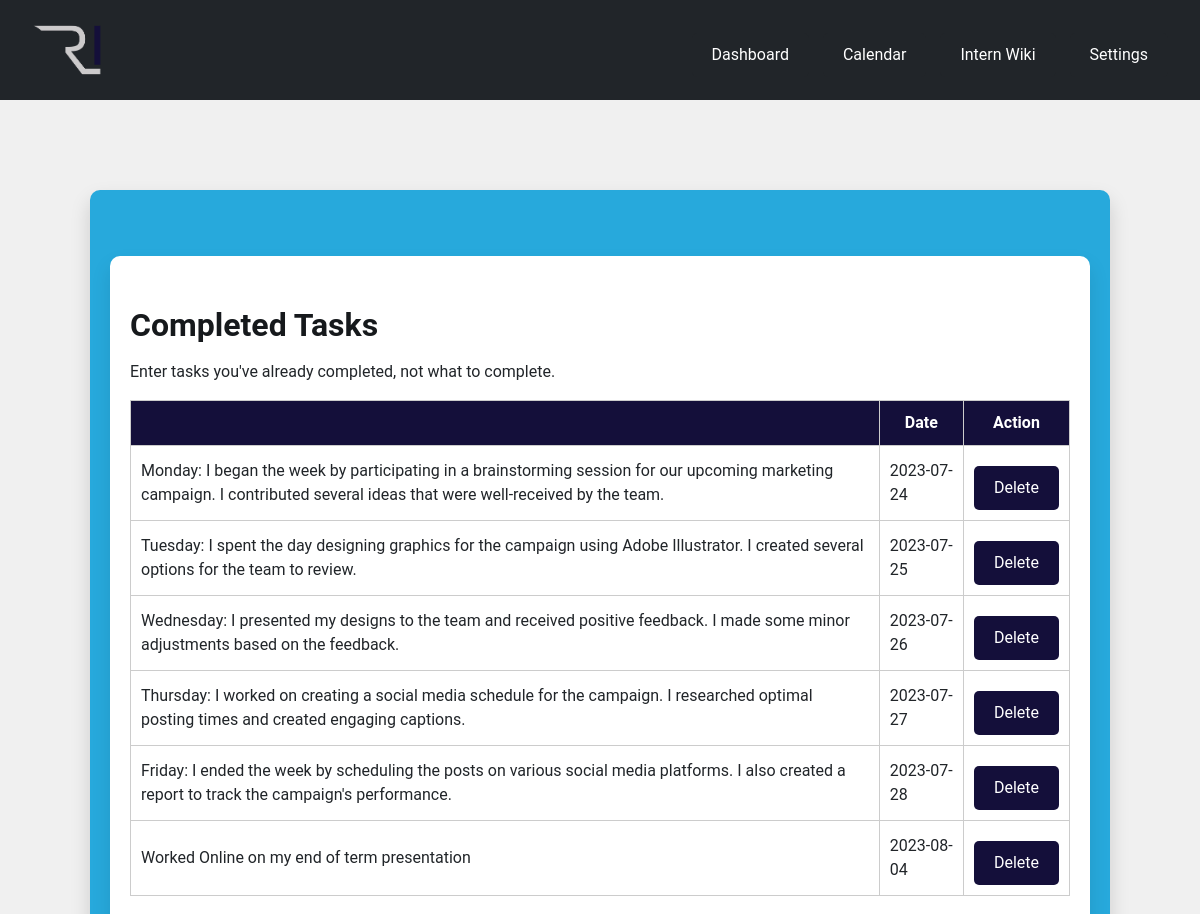
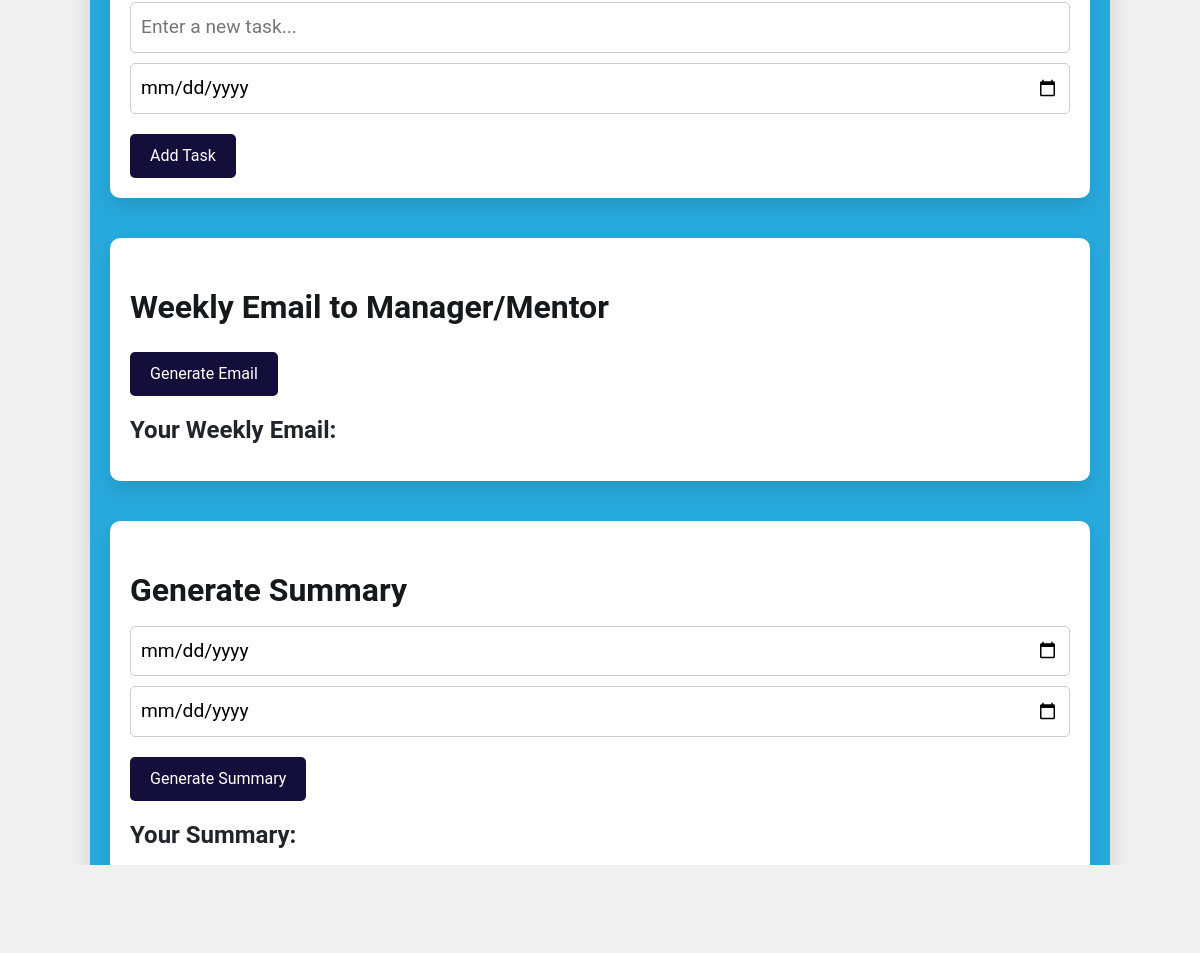
The page /dashboard (signed in) on the database its author committed (2 pictures, top to bottom).
### app.py (models this page shows)
class Task(db.Model):
    id = db.Column(db.Integer, primary_key=True)
    user_id = db.Column(db.Integer, db.ForeignKey('user.id'), nullable=False)
    task = db.Column(db.String(255), nullable=False)
    date = db.Column(db.Date, nullable=False)
    user = db.relationship('User', backref=db.backref('tasks', lazy=True))

### app.py (the view)
@app.route('/dashboard', methods=['GET', 'POST'])
def dashboard():
    if 'loggedin' in session:
        user_id = session['id']
        tasks = Task.query.filter_by(user_id=user_id).all()
        return render_template('dashboard.html', tasks=tasks)
    else:
        return redirect(url_for('login'))

### templates/dashboard.html (shortened to what this page needs)
{% extends 'layout_two.html' %} {% block content %}
<div class="dashboard_page">
  <div class="box" style="background-color: #27A9DC">
    <h1 class="title"></h1>
    <div class="task-container">
      <div class="tasks">
        <h2>Completed Tasks</h2>
        <p> Enter tasks you've already completed, not what to complete.</p>
        <table id="taskTable">
          <thead>
            <tr>
              <th style="background-color: #140f3a; color: white"></th>
              <th
                style="
                  background-color: #140f3a;
                  color: white;
                  text-align: center;
                "
              >
                Date
              </th>
              <th
                style="
                  background-color: #140f3a;
                  color: white;
                  text-align: center;
                "
              >
                Action
              </th>
            </tr>
          </thead>
          <tbody>
            {% for task in tasks %}
            <tr>
              <td>{{ task.task }}</td>
              <td>{{ task.date.strftime('%Y-%m-%d') }}</td>
              <td>
                <button
                  class="btn center_object"
                  onclick="deleteTask( {{ task.id | tojson | safe }} )"
                  style="background-color: #140f3a"
                >
                  Delete
                </button>
              </td>
            </tr>
            {% endfor %}
          </tbody>
        </table>
        <input type="text" id="newTask" placeholder="Enter a new task..." />
        <input type="date" id="taskDate" />
        <button
          class="btn"
          onclick="addTask()"
          style="background-color: #140f3a"
        >
          Add Task
        </button>
      </div>
      <div class="email">
        <h2>Weekly Email to Manager/Mentor</h2>
        <button
          class="btn"
          onclick="generateEmail()"
          style="background-color: #140f3a"
        >
          Generate Email
        </button>
        <h3 style="margin-top: 20px">Your Weekly Email:</h3>
      </div>
      <div class="generateSummary">
        <h2>Generate Summary</h2>
        <input type="date" id="startDate" />
        <input type="date" id="endDate" />
        <button
          class="btn"
          onclick="generateSummary()"
          style="background-color: #140f3a"
        >
          Generate Summary
        </button>
        <h3 style="margin-top: 20px">Your Summary:</h3>
      </div>
    </div>
  </div>
</div>
{% endblock content %}

### static/style_two.css (style rules this page uses)
body { margin: auto; margin-bottom: 10%; padding: 0; height: 100vh; width: 100%; font-family: "Roboto", sans-serif; background-color: #f0f0f0; background-size: cover; background-position: center; }
.btn { padding: 10px 20px; border: none; border-radius: 5px; background-color: #3498db; color: white; font-size: 1em; cursor: pointer; transition: background-color 0.3s ease; margin-top: 10px; }
.center_object { display: block; margin-left: auto; margin-right: auto; }
.dashboard_page { margin: 5%; margin-bottom: 10%; display: flex; flex-direction: column; align-items: center; }
.box { min-width: 80vw; margin: 30px; padding: 20px; background-color: #e5e5e5; border-radius: 10px; box-shadow: 0 10px 20px rgba(0, 0, 0, 0.15); }
.task-container { display: flex; flex-direction: column; gap: 20px; }
.tasks, .email, .dailySummary, .output, .generateSummary { padding: 20px; background-color: #fff; border-radius: 10px; box-shadow: 0 10px 20px rgba(0, 0, 0, 0.1); margin-bottom: 20px; }
h1, h2 { color: #16191c; padding-top: 30px; font-size: 2rem; font-weight: bold; margin-bottom: 1rem; }
h3 { font-size: 1.5rem; font-weight: bold; margin-bottom: 1rem; }
#newTask, #taskDate { margin-bottom: 10px; }
#taskTable { width: 100%; border-collapse: collapse; margin-bottom: 20px; }
#taskTable th, #taskTable td { border: 1px solid #ccc; padding: 10px; text-align: left; }
#taskTable th { background-color: #f4f4f4; color: #333; }
input[type="text"], input[type="date"] { padding: 10px; border: 1px solid #ccc; border-radius: 5px; font-size: 1.2em; margin-bottom: 10px; width: 100%; transition: border-color 0.3s ease; }
input[type="text"], input[type="date"] { border: none; border-bottom: 2px solid #ccc; }
input[type="date"], input[type="time"], input[type="text"] { width: 100%; padding: 10px; border: 1px solid #ccc; border-radius: 5px; font-size: 1.2em; margin-bottom: 10px; transition: border-color 0.3s ease; }

### rows shown on the page
Task: task "Monday: I began the week by participating in a brainstorming session for our upcoming marketing campaign. I contributed several ideas that were well-received by the team.", date "2023-07-24"
Task: task "Tuesday: I spent the day designing graphics for the campaign using Adobe Illustrator. I created several options for the team to review.", date "2023-07-25"
Task: task "Wednesday: I presented my designs to the team and received positive feedback. I made some minor adjustments based on the feedback.", date "2023-07-26"
Task: task "Thursday: I worked on creating a social media schedule for the campaign. I researched optimal posting times and created engaging captions.", date "2023-07-27"
Task: task "Friday: I ended the week by scheduling the posts on various social media platforms. I also created a report to track the campaign's performance.", date "2023-07-28"
Task: task "Worked Online on my end of term presentation", date "2023-08-04"
